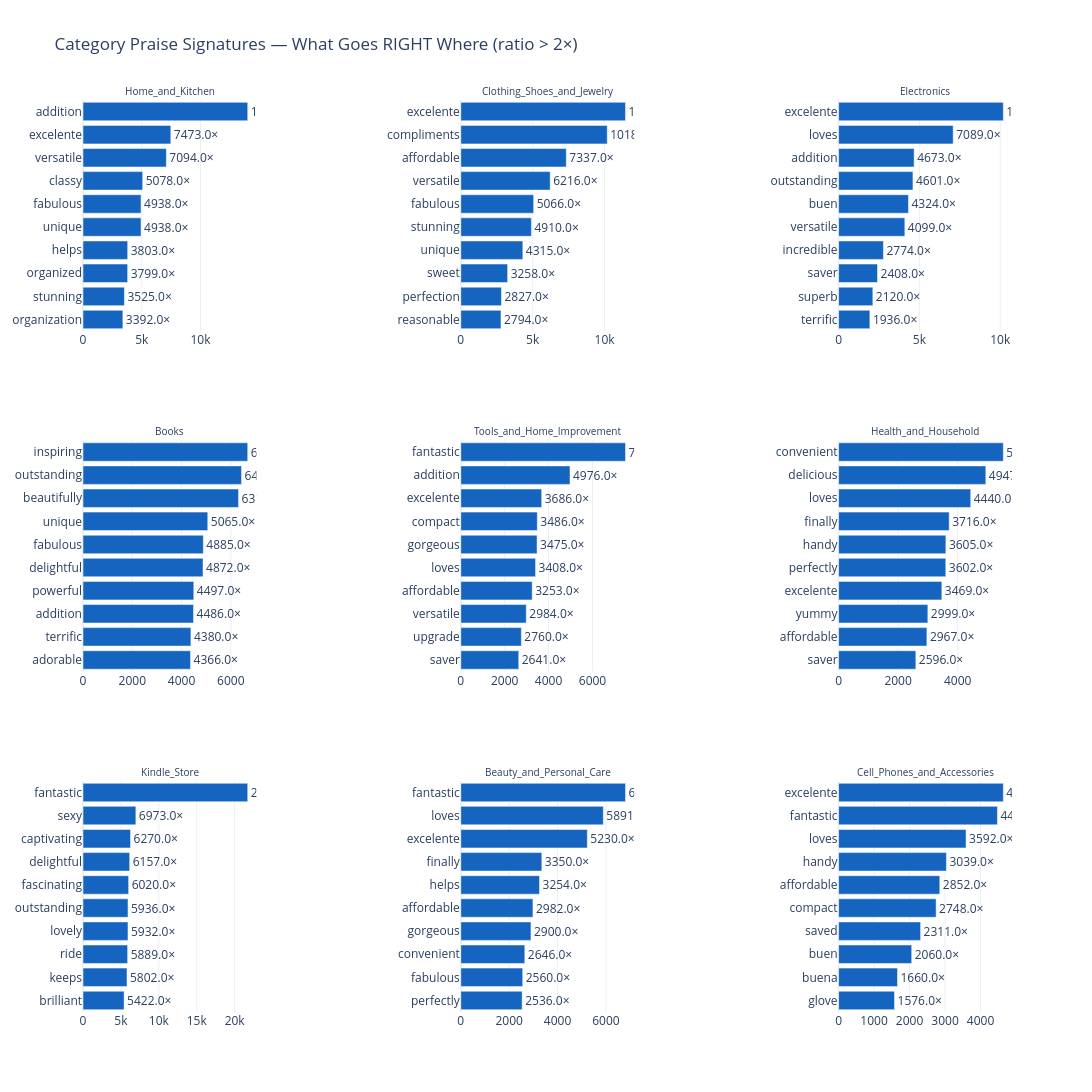

Write notebook code for a chart like this one.
### Code cell
top_cats = df_sent.nlargest(9, SENT_REVIEW_COUNT)[SENT_CAT_COL].tolist()

fig = make_subplots(rows=3, cols=3, subplot_titles=top_cats,
                    horizontal_spacing=0.22, vertical_spacing=0.12)

for idx, cat in enumerate(top_cats):
    row, col = idx // 3 + 1, idx % 3 + 1
    cat_data = kw_pos_merged[(kw_pos_merged[KW_CAT_COL] == cat) & (kw_pos_merged['pos_ratio'] > 2.0)]
    top10 = cat_data.nlargest(10, 'pos_ratio').sort_values('pos_ratio')

    fig.add_trace(go.Bar(
        x=top10['pos_ratio'], y=top10[KW_WORD],
        orientation='h', marker_color='#1565C0',
        text=[f'{v:.1f}×' for v in top10['pos_ratio']],
        textposition='outside',
        showlegend=False
    ), row=row, col=col)

fig.update_annotations(font_size=10)
fig.update_layout(title='Category Praise Signatures — What Goes RIGHT Where (ratio > 2×)',
                  template=TEMPLATE, height=1200, width=1400)
save_chart(fig, '07_praise_keywords_by_category')
fig.show()

### Figure 1 — Plotly figure (JSON) as saved in the notebook; plotly's stock layout.template omitted (floating-point values rounded to 4 significant figures)
{"data": [{"marker": {"color": "#1565C0"}, "orientation": "h", "showlegend": false, "text": ["3392.0×", "3525.0×", "3799.0×", "3803.0×", "4938.0×", "4938.0×", "5078.0×", "7094.0×", "7473.0×", "14020.0×"], "textposition": "outside", "type": "bar", "x": [3392.0, 3525.0, 3799.0, 3803.0, 4938.0, 4938.0, 5078.0, 7094.0, 7473.0, 14020.0], "xaxis": "x", "y": ["organization", "stunning", "organized", "helps", "unique", "fabulous", "classy", "versatile", "excelente", "addition"], "yaxis": "y"}, {"marker": {"color": "#1565C0"}, "orientation": "h", "showlegend": false, "text": ["2794.0×", "2827.0×", "3258.0×", "4315.0×", "4910.0×", "5066.0×", "6216.0×", "7337.0×", "10184.0×", "11456.0×"], "textposition": "outside", "type": "bar", "x": [2794.0, 2827.0, 3258.0, 4315.0, 4910.0, 5066.0, 6216.0, 7337.0, 10180.0, 11460.0], "xaxis": "x2", "y": ["reasonable", "perfection", "sweet", "unique", "stunning", "fabulous", "versatile", "affordable", "compliments", "excelente"], "yaxis": "y2"}, {"marker": {"color": "#1565C0"}, "orientation": "h", "showlegend": false, "text": ["1936.0×", "2120.0×", "2408.0×", "2774.0×", "4099.0×", "4324.0×", "4601.0×", "4673.0×", "7089.0×", "10191.0×"], "textposition": "outside", "type": "bar", "x": [1936.0, 2120.0, 2408.0, 2774.0, 4099.0, 4324.0, 4601.0, 4673.0, 7089.0, 10190.0], "xaxis": "x3", "y": ["terrific", "superb", "saver", "incredible", "versatile", "buen", "outstanding", "addition", "loves", "excelente"], "yaxis": "y3"}, {"marker": {"color": "#1565C0"}, "orientation": "h", "showlegend": false, "text": ["4366.0×", "4380.0×", "4486.0×", "4497.0×", "4872.0×", "4885.0×", "5065.0×", "6314.0×", "6435.0×", "6687.0×"], "textposition": "outside", "type": "bar", "x": [4366.0, 4380.0, 4486.0, 4497.0, 4872.0, 4885.0, 5065.0, 6314.0, 6435.0, 6687.0], "xaxis": "x4", "y": ["adorable", "terrific", "addition", "powerful", "delightful", "fabulous", "unique", "beautifully", "outstanding", "inspiring"], "yaxis": "y4"}, {"marker": {"color": "#1565C0"}, "orientation": "h", "showlegend": false, "text": ["2641.0×", "2760.0×", "2984.0×", "3253.0×", "3408.0×", "3475.0×", "3486.0×", "3686.0×", "4976.0×", "7506.0×"], "textposition": "outside", "type": "bar", "x": [2641.0, 2760.0, 2984.0, 3253.0, 3408.0, 3475.0, 3486.0, 3686.0, 4976.0, 7506.0], "xaxis": "x5", "y": ["saver", "upgrade", "versatile", "affordable", "loves", "gorgeous", "compact", "excelente", "addition", "fantastic"], "yaxis": "y5"}, {"marker": {"color": "#1565C0"}, "orientation": "h", "showlegend": false, "text": ["2596.0×", "2967.0×", "2999.0×", "3469.0×", "3602.0×", "3605.0×", "3716.0×", "4440.0×", "4947.0×", "5535.0×"], "textposition": "outside", "type": "bar", "x": [2596.0, 2967.0, 2999.0, 3469.0, 3602.0, 3605.0, 3716.0, 4440.0, 4947.0, 5535.0], "xaxis": "x6", "y": ["saver", "affordable", "yummy", "excelente", "perfectly", "handy", "finally", "loves", "delicious", "convenient"], "yaxis": "y6"}, {"marker": {"color": "#1565C0"}, "orientation": "h", "showlegend": false, "text": ["5422.0×", "5802.0×", "5889.0×", "5932.0×", "5936.0×", "6020.0×", "6157.0×", "6270.0×", "6973.0×", "21726.0×"], "textposition": "outside", "type": "bar", "x": [5422.0, 5802.0, 5889.0, 5932.0, 5936.0, 6020.0, 6157.0, 6270.0, 6973.0, 21730.0], "xaxis": "x7", "y": ["brilliant", "keeps", "ride", "lovely", "outstanding", "fascinating", "delightful", "captivating", "sexy", "fantastic"], "yaxis": "y7"}, {"marker": {"color": "#1565C0"}, "orientation": "h", "showlegend": false, "text": ["2536.0×", "2560.0×", "2646.0×", "2900.0×", "2982.0×", "3254.0×", "3350.0×", "5230.0×", "5891.0×", "6809.0×"], "textposition": "outside", "type": "bar", "x": [2536.0, 2560.0, 2646.0, 2900.0, 2982.0, 3254.0, 3350.0, 5230.0, 5891.0, 6809.0], "xaxis": "x8", "y": ["perfectly", "fabulous", "convenient", "gorgeous", "affordable", "helps", "finally", "excelente", "loves", "fantastic"], "yaxis": "y8"}, {"marker": {"color": "#1565C0"}, "orientation": "h", "showlegend": false, "text": ["1576.0×", "1660.0×", "2060.0×", "2311.0×", "2748.0×", "2852.0×", "3039.0×", "3592.0×", "4476.0×", "4642.0×"], "textposition": "outside", "type": "bar", "x": [1576.0, 1660.0, 2060.0, 2311.0, 2748.0, 2852.0, 3039.0, 3592.0, 4476.0, 4642.0], "xaxis": "x9", "y": ["glove", "buena", "buen", "saved", "compact", "affordable", "handy", "loves", "fantastic", "excelente"], "yaxis": "y9"}], "layout": {"annotations": [{"font": {"size": 10}, "showarrow": false, "text": "Home_and_Kitchen", "x": 0.09333, "xanchor": "center", "xref": "paper", "y": 1, "yanchor": "bottom", "yref": "paper"}, {"font": {"size": 10}, "showarrow": false, "text": "Clothing_Shoes_and_Jewelry", "x": 0.5, "xanchor": "center", "xref": "paper", "y": 1, "yanchor": "bottom", "yref": "paper"}, {"font": {"size": 10}, "showarrow": false, "text": "Electronics", "x": 0.9067, "xanchor": "center", "xref": "paper", "y": 1, "yanchor": "bottom", "yref": "paper"}, {"font": {"size": 10}, "showarrow": false, "text": "Books", "x": 0.09333, "xanchor": "center", "xref": "paper", "y": 0.6267, "yanchor": "bottom", "yref": "paper"}, {"font": {"size": 10}, "showarrow": false, "text": "Tools_and_Home_Improvement", "x": 0.5, "xanchor": "center", "xref": "paper", "y": 0.6267, "yanchor": "bottom", "yref": "paper"}, {"font": {"size": 10}, "showarrow": false, "text": "Health_and_Household", "x": 0.9067, "xanchor": "center", "xref": "paper", "y": 0.6267, "yanchor": "bottom", "yref": "paper"}, {"font": {"size": 10}, "showarrow": false, "text": "Kindle_Store", "x": 0.09333, "xanchor": "center", "xref": "paper", "y": 0.2533, "yanchor": "bottom", "yref": "paper"}, {"font": {"size": 10}, "showarrow": false, "text": "Beauty_and_Personal_Care", "x": 0.5, "xanchor": "center", "xref": "paper", "y": 0.2533, "yanchor": "bottom", "yref": "paper"}, {"font": {"size": 10}, "showarrow": false, "text": "Cell_Phones_and_Accessories", "x": 0.9067, "xanchor": "center", "xref": "paper", "y": 0.2533, "yanchor": "bottom", "yref": "paper"}], "height": 1200, "title": {"text": "Category Praise Signatures — What Goes RIGHT Where (ratio > 2×)"}, "width": 1400, "xaxis": {"anchor": "y", "domain": [0, 0.1867]}, "xaxis2": {"anchor": "y2", "domain": [0.4067, 0.5933]}, "xaxis3": {"anchor": "y3", "domain": [0.8133, 1]}, "xaxis4": {"anchor": "y4", "domain": [0, 0.1867]}, "xaxis5": {"anchor": "y5", "domain": [0.4067, 0.5933]}, "xaxis6": {"anchor": "y6", "domain": [0.8133, 1]}, "xaxis7": {"anchor": "y7", "domain": [0, 0.1867]}, "xaxis8": {"anchor": "y8", "domain": [0.4067, 0.5933]}, "xaxis9": {"anchor": "y9", "domain": [0.8133, 1]}, "yaxis": {"anchor": "x", "domain": [0.7467, 1]}, "yaxis2": {"anchor": "x2", "domain": [0.7467, 1]}, "yaxis3": {"anchor": "x3", "domain": [0.7467, 1]}, "yaxis4": {"anchor": "x4", "domain": [0.3733, 0.6267]}, "yaxis5": {"anchor": "x5", "domain": [0.3733, 0.6267]}, "yaxis6": {"anchor": "x6", "domain": [0.3733, 0.6267]}, "yaxis7": {"anchor": "x7", "domain": [0, 0.2533]}, "yaxis8": {"anchor": "x8", "domain": [0, 0.2533]}, "yaxis9": {"anchor": "x9", "domain": [0, 0.2533]}}}
